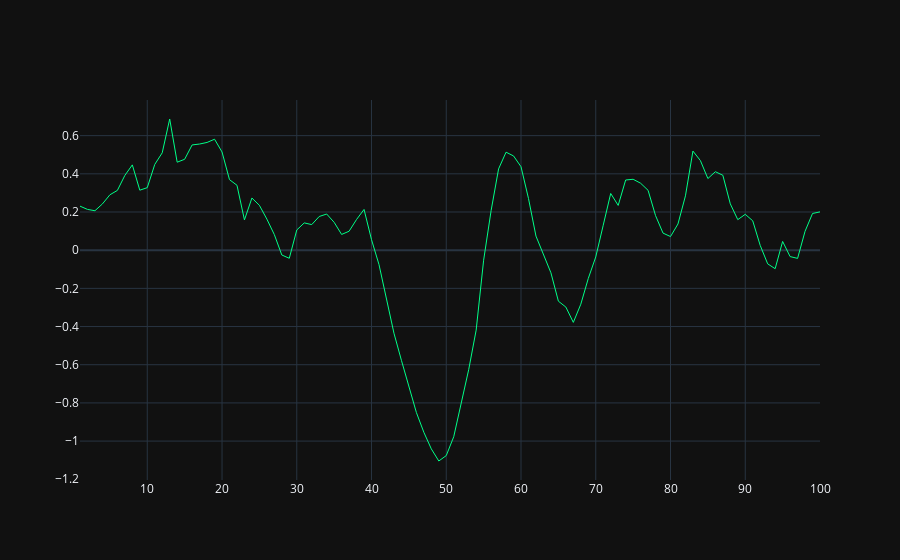

Notebook cell for this chart:
### Code cell
windows_normalized_difference = normalized_difference.iloc[100:200]
index_num = np.arange(1, len(windows_normalized_difference) + 1)
fig = go.Figure(data=[go.Scatter(
    x=index_num, 
    y=windows_normalized_difference,
    mode='lines',
    name='normalised difference',
    line=dict(color='#00ff88', width=1)
)])
fig.show()
